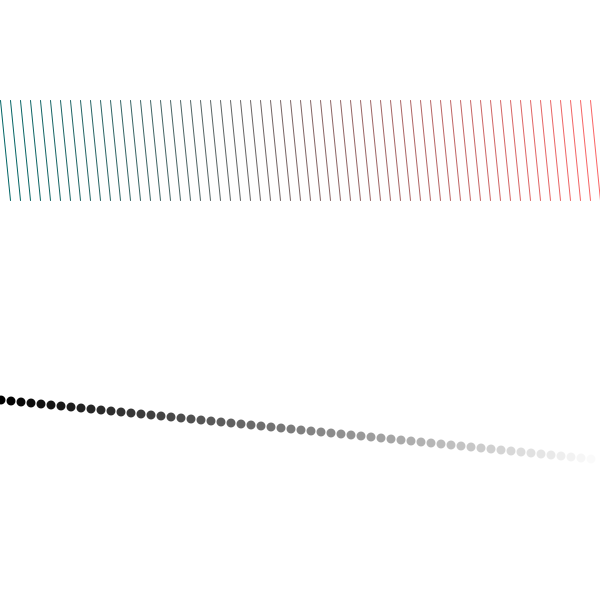
Frame 1 (no input)
Frame 60 (the mouse pressed at the canvas centre just before this capture): identical to frame 1, image omitted
Frame 120 (the mouse held since frame 60 and released just before this capture): identical to frame 1, image omitted

The Processing sketch that drew this single still picture (run headless with seeded random() and noise(); from frame 60 on, the mouse is pressed at the canvas centre):

// Processing sketch: loops2
// ── loops2.pde
void setup() {  
  size(600,600);
}

void draw() {
  background(255);
  
  //create index for while loop
  int lineNum = 0;
  
  //loop 61 times (notice it is <=, not <)
  while (lineNum <= 60) {
    
    //map the stroke color to the index of the loop
    stroke(map(lineNum,0,60,0,255), 100, 100);
    
    //draw a line with the position based on the loop index
    line(lineNum * 10, 100, lineNum * 10 + 10, 200);
    
    //try this one to integrate the mouse position into the line position
    //line(lineNum * mouseX/10, 100, lineNum * 10 + 10, 200);
    
    //increment the loop index so we don't have an infinite loop
    lineNum++;
  }
  
  noStroke();
  
  //loop 61 times by counting up from 0 to 60
  for (int i = 0; i <= 60; i++) {
    
    //map a fill color to the loop index
    fill(map(i,0,60,0,255));
    
    //draw an ellipse with a position based on the loop index
    ellipse(i * 10 + 1, 400 + i, 9, 9);
    
    //try this one to have mouse position also influencing ellipse position
    //ellipse(i * mouseX/10 + 1, 400 + i, 9, 9);
  }
  
}
